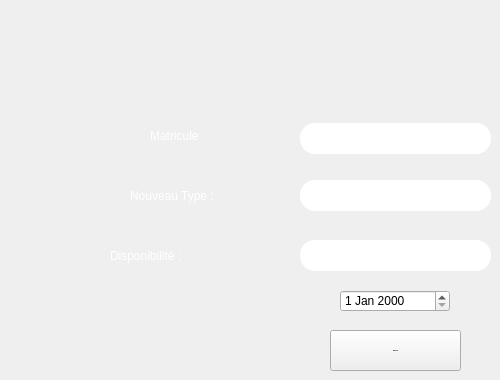
       <widget class="QWidget" name="Modifier">
        <attribute name="title">
         <string>Modifier une véhicule </string>
        </attribute>
        <widget class="QLineEdit" name="lineEdit_mat_modif">
         <property name="geometry">
          <rect>
           <x>300</x>
           <y>123</y>
           <width>191</width>
           <height>31</height>
          </rect>
         </property>
         <property name="palette">
          <palette>
           <active>
            <colorrole role="WindowText">
             <brush brushstyle="SolidPattern">
              <color alpha="255">
               <red>0</red>
               <green>0</green>
               <blue>0</blue>
              </color>
             </brush>
            </colorrole>
            <colorrole role="Button">
             <brush brushstyle="SolidPattern">
              <color alpha="255">
               <red>255</red>
               <green>170</green>
               <blue>127</blue>
              </color>
             </brush>
            </colorrole>
            <colorrole role="Text">
             <brush brushstyle="SolidPattern">
              <color alpha="255">
               <red>0</red>
               <green>0</green>
               <blue>0</blue>
              </color>
             </brush>
            </colorrole>
            <colorrole role="ButtonText">
             <brush brushstyle="SolidPattern">
              <color alpha="255">
               <red>0</red>
               <green>0</green>
               <blue>0</blue>
              </color>
             </brush>
            </colorrole>
            <colorrole role="Base">
             <brush brushstyle="SolidPattern">
              <color alpha="255">
               <red>255</red>
               <green>170</green>
               <blue>127</blue>
              </color>
             </brush>
            </colorrole>
            <colorrole role="Window">
             <brush brushstyle="SolidPattern">
              <color alpha="255">
               <red>255</red>
               <green>170</green>
               <blue>127</blue>
              </color>
             </brush>
            </colorrole>
            <colorrole role="PlaceholderText">
             <brush brushstyle="NoBrush">
              <color alpha="128">
               <red>0</red>
               <green>0</green>
               <blue>0</blue>
              </color>
             </brush>
            </colorrole>
           </active>
           <inactive>
            <colorrole role="WindowText">
             <brush brushstyle="SolidPattern">
              <color alpha="255">
               <red>0</red>
               <green>0</green>
               <blue>0</blue>
              </color>
             </brush>
            </colorrole>
            <colorrole role="Button">
             <brush brushstyle="SolidPattern">
              <color alpha="255">
               <red>255</red>
               <green>170</green>
               <blue>127</blue>
              </color>
             </brush>
            </colorrole>
            <colorrole role="Text">
             <brush brushstyle="SolidPattern">
              <color alpha="255">
               <red>0</red>
               <green>0</green>
               <blue>0</blue>
              </color>
             </brush>
            </colorrole>
            <colorrole role="ButtonText">
             <brush brushstyle="SolidPattern">
              <color alpha="255">
               <red>0</red>
               <green>0</green>
               <blue>0</blue>
              </color>
             </brush>
            </colorrole>
            <colorrole role="Base">
             <brush brushstyle="SolidPattern">
              <color alpha="255">
               <red>255</red>
               <green>170</green>
               <blue>127</blue>
              </color>
             </brush>
            </colorrole>
            <colorrole role="Window">
             <brush brushstyle="SolidPattern">
              <color alpha="255">
               <red>255</red>
               <green>170</green>
               <blue>127</blue>
              </color>
             </brush>
            </colorrole>
            <colorrole role="PlaceholderText">
             <brush brushstyle="NoBrush">
              <color alpha="128">
               <red>0</red>
               <green>0</green>
               <blue>0</blue>
              </color>
             </brush>
            </colorrole>
           </inactive>
           <disabled>
            <colorrole role="WindowText">
             <brush brushstyle="SolidPattern">
              <color alpha="255">
               <red>0</red>
               <green>0</green>
               <blue>0</blue>
              </color>
             </brush>
            </colorrole>
            <colorrole role="Button">
             <brush brushstyle="SolidPattern">
              <color alpha="255">
               <red>255</red>
               <green>170</green>
               <blue>127</blue>
              </color>
             </brush>
            </colorrole>
            <colorrole role="Text">
             <brush brushstyle="SolidPattern">
              <color alpha="255">
               <red>0</red>
               <green>0</green>
               <blue>0</blue>
              </color>
             </brush>
            </colorrole>
            <colorrole role="ButtonText">
             <brush brushstyle="SolidPattern">
              <color alpha="255">
               <red>0</red>
               <green>0</green>
               <blue>0</blue>
              </color>
             </brush>
            </colorrole>
            <colorrole role="Base">
             <brush brushstyle="SolidPattern">
              <color alpha="255">
               <red>255</red>
               <green>170</green>
               <blue>127</blue>
              </color>
             </brush>
            </colorrole>
            <colorrole role="Window">
             <brush brushstyle="SolidPattern">
              <color alpha="255">
               <red>255</red>
               <green>170</green>
               <blue>127</blue>
              </color>
             </brush>
            </colorrole>
            <colorrole role="PlaceholderText">
             <brush brushstyle="NoBrush">
              <color alpha="128">
               <red>0</red>
               <green>0</green>
               <blue>0</blue>
              </color>
             </brush>
            </colorrole>
           </disabled>
          </palette>
         </property>
         <property name="font">
          <font>
           <family>century gothic</family>
           <pointsize>-1</pointsize>
           <weight>75</weight>
           <bold>true</bold>
          </font>
         </property>
         <property name="styleSheet">
          <string notr="true">border-radius:15px;
</string>
         </property>
         <property name="maxLength">
          <number>8</number>
         </property>
         <property name="alignment">
          <set>Qt::AlignCenter</set>
         </property>
        </widget>
        <widget class="QLineEdit" name="lineEdit_nouvdisp">
         <property name="geometry">
          <rect>
           <x>300</x>
           <y>240</y>
           <width>191</width>
           <height>31</height>
          </rect>
         </property>
         <property name="font">
          <font>
           <family>century gothic</family>
           <pointsize>-1</pointsize>
           <weight>75</weight>
           <bold>true</bold>
          </font>
         </property>
         <property name="styleSheet">
          <string notr="true">border-radius:15px;
</string>
         </property>
         <property name="maxLength">
          <number>8</number>
         </property>
         <property name="alignment">
          <set>Qt::AlignCenter</set>
         </property>
        </widget>
        <widget class="QLabel" name="label_nouvdisp">
         <property name="geometry">
          <rect>
           <x>110</x>
           <y>240</y>
           <width>161</width>
           <height>31</height>
          </rect>
         </property>
         <property name="styleSheet">
          <string notr="true">color:white;
border-radius:15px;</string>
         </property>
         <property name="text">
          <string>Disponibilité :</string>
         </property>
        </widget>
        <widget class="QLabel" name="label_nouvtype">
         <property name="geometry">
          <rect>
           <x>130</x>
           <y>180</y>
           <width>121</width>
           <height>31</height>
          </rect>
         </property>
         <property name="palette">
          <palette>
           <active>
            <colorrole role="WindowText">
             <brush brushstyle="SolidPattern">
              <color alpha="255">
               <red>255</red>
               <green>255</green>
               <blue>255</blue>
              </color>
             </brush>
            </colorrole>
            <colorrole role="Button">
             <brush brushstyle="SolidPattern">
              <color alpha="255">
               <red>85</red>
               <green>0</green>
               <blue>0</blue>
              </color>
             </brush>
            </colorrole>
            <colorrole role="Text">
             <brush brushstyle="SolidPattern">
              <color alpha="255">
               <red>255</red>
               <green>255</green>
               <blue>255</blue>
              </color>
             </brush>
            </colorrole>
            <colorrole role="ButtonText">
             <brush brushstyle="SolidPattern">
              <color alpha="255">
               <red>255</red>
               <green>255</green>
               <blue>255</blue>
              </color>
             </brush>
            </colorrole>
            <colorrole role="Base">
             <brush brushstyle="SolidPattern">
              <color alpha="255">
               <red>85</red>
               <green>0</green>
               <blue>0</blue>
              </color>
             </brush>
            </colorrole>
            <colorrole role="Window">
             <brush brushstyle="SolidPattern">
              <color alpha="255">
               <red>85</red>
               <green>0</green>
               <blue>0</blue>
              </color>
             </brush>
            </colorrole>
            <colorrole role="PlaceholderText">
             <brush brushstyle="NoBrush">
              <color alpha="128">
               <red>255</red>
               <green>255</green>
               <blue>255</blue>
              </color>
             </brush>
            </colorrole>
           </active>
           <inactive>
            <colorrole role="WindowText">
             <brush brushstyle="SolidPattern">
              <color alpha="255">
               <red>255</red>
               <green>255</green>
               <blue>255</blue>
              </color>
             </brush>
            </colorrole>
            <colorrole role="Button">
             <brush brushstyle="SolidPattern">
              <color alpha="255">
               <red>85</red>
               <green>0</green>
               <blue>0</blue>
              </color>
             </brush>
            </colorrole>
            <colorrole role="Text">
             <brush brushstyle="SolidPattern">
              <color alpha="255">
               <red>255</red>
               <green>255</green>
               <blue>255</blue>
              </color>
             </brush>
            </colorrole>
            <colorrole role="ButtonText">
             <brush brushstyle="SolidPattern">
              <color alpha="255">
               <red>255</red>
               <green>255</green>
               <blue>255</blue>
              </color>
             </brush>
            </colorrole>
            <colorrole role="Base">
             <brush brushstyle="SolidPattern">
              <color alpha="255">
               <red>85</red>
               <green>0</green>
               <blue>0</blue>
              </color>
             </brush>
            </colorrole>
            <colorrole role="Window">
             <brush brushstyle="SolidPattern">
              <color alpha="255">
               <red>85</red>
               <green>0</green>
               <blue>0</blue>
              </color>
             </brush>
            </colorrole>
            <colorrole role="PlaceholderText">
             <brush brushstyle="NoBrush">
              <color alpha="128">
               <red>255</red>
               <green>255</green>
               <blue>255</blue>
              </color>
             </brush>
            </colorrole>
           </inactive>
           <disabled>
            <colorrole role="WindowText">
             <brush brushstyle="SolidPattern">
              <color alpha="255">
               <red>255</red>
               <green>255</green>
               <blue>255</blue>
              </color>
             </brush>
            </colorrole>
            <colorrole role="Button">
             <brush brushstyle="SolidPattern">
              <color alpha="255">
               <red>85</red>
               <green>0</green>
               <blue>0</blue>
              </color>
             </brush>
            </colorrole>
            <colorrole role="Text">
             <brush brushstyle="SolidPattern">
              <color alpha="255">
               <red>255</red>
               <green>255</green>
               <blue>255</blue>
              </color>
             </brush>
            </colorrole>
            <colorrole role="ButtonText">
             <brush brushstyle="SolidPattern">
              <color alpha="255">
               <red>255</red>
               <green>255</green>
               <blue>255</blue>
              </color>
             </brush>
            </colorrole>
            <colorrole role="Base">
             <brush brushstyle="SolidPattern">
              <color alpha="255">
               <red>85</red>
               <green>0</green>
               <blue>0</blue>
              </color>
             </brush>
            </colorrole>
            <colorrole role="Window">
             <brush brushstyle="SolidPattern">
              <color alpha="255">
               <red>85</red>
               <green>0</green>
               <blue>0</blue>
              </color>
             </brush>
            </colorrole>
            <colorrole role="PlaceholderText">
             <brush brushstyle="NoBrush">
              <color alpha="128">
               <red>255</red>
               <green>255</green>
               <blue>255</blue>
              </color>
             </brush>
            </colorrole>
           </disabled>
          </palette>
         </property>
         <property name="styleSheet">
          <string notr="true">color:white;
border-radius:15px;</string>
         </property>
         <property name="text">
          <string>Nouveau Type :</string>
         </property>
        </widget>
        <widget class="QLineEdit" name="lineEdit_typemodif">
         <property name="geometry">
          <rect>
           <x>300</x>
           <y>180</y>
           <width>191</width>
           <height>31</height>
          </rect>
         </property>
         <property name="font">
          <font>
           <family>century gothic</family>
           <pointsize>-1</pointsize>
           <weight>75</weight>
           <bold>true</bold>
          </font>
         </property>
         <property name="styleSheet">
          <string notr="true">border-radius:15px;
</string>
         </property>
         <property name="maxLength">
          <number>8</number>
         </property>
         <property name="alignment">
          <set>Qt::AlignCenter</set>
         </property>
        </widget>
        <widget class="QPushButton" name="modifierveh">
         <property name="geometry">
          <rect>
           <x>330</x>
           <y>330</y>
           <width>131</width>
           <height>41</height>
          </rect>
         </property>
         <property name="font">
          <font>
           <family>century gothic</family>
           <pointsize>-1</pointsize>
           <weight>75</weight>
           <bold>true</bold>
          </font>
         </property>
         <property name="text">
          <string>MODIFIER</string>
         </property>
        </widget>
        <widget class="QDateEdit" name="dateEdit_2">
         <property name="geometry">
          <rect>
           <x>340</x>
           <y>290</y>
           <width>110</width>
           <height>22</height>
          </rect>
         </property>
        </widget>
        <widget class="QLabel" name="label_matmodif">
         <property name="geometry">
          <rect>
           <x>150</x>
           <y>120</y>
           <width>91</width>
           <height>31</height>
          </rect>
         </property>
         <property name="styleSheet">
          <string notr="true">color:white;
border-radius:15px;</string>
         </property>
         <property name="text">
          <string>Matricule </string>
         </property>
        </widget>
       </widget>
